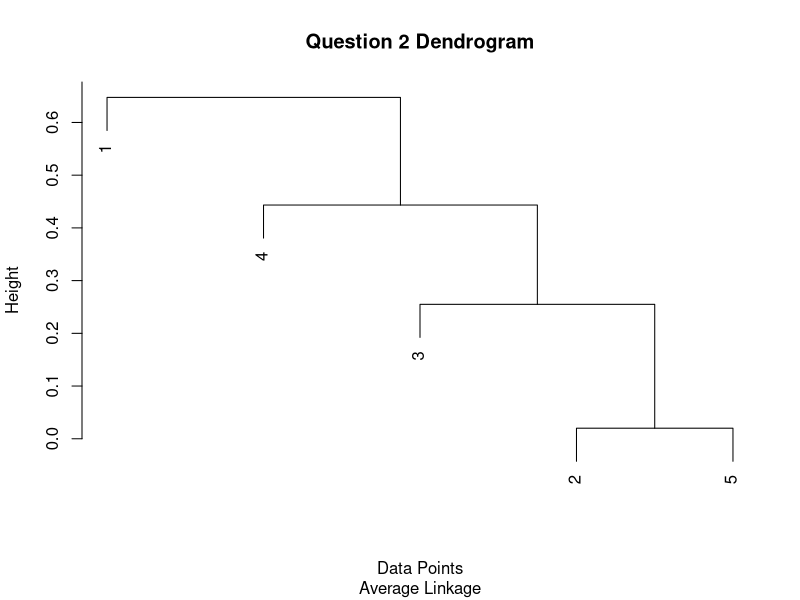

Generate this figure with R:
## ---- chunk 1
knitr::opts_chunk$set(echo = TRUE)
library(knitr)
## ---- chunk 2
p1<- c(0,0,6,2,5)
p2<- c(0,6,6,2,1)
p3<- c(2,4,6,0,3)
p4<- c(1,3,7,0,6)
p5<- c(3,3,4,0,0)
c1<- c(0,0,1,1,1)
c2<- c(0,1,1,1,0)
c3<- c(1,1,1,0,0)
kable(rbind(p1, p2, p3, p4, p5), caption = "Points")
kable(rbind(c1, c2, c3), caption = "Clusters")
## ---- chunk 3
# Cluster 1
ed1<- sqrt(sum((p1-c1)^2))
# Cluster 2
ed2<- sqrt(sum((p1-c2)^2))
# Cluster 3
ed3<- sqrt(sum((p1-c3)^2))
ed1;ed2;ed3
# Result: Point 1 will be grouped with Cluster 1
## ---- chunk 4
# Cluster 1
ed1<- sqrt(sum((p2-c1)^2))
# Cluster 2
ed2<- sqrt(sum((p2-c2)^2))
# Cluster 3
ed3<- sqrt(sum((p2-c3)^2))
ed1;ed2;ed3
# Result: Point 2 will be grouped with Cluster 2
## ---- chunk 5
# Cluster 1
ed1<- sqrt(sum((p3-c1)^2))
# Cluster 2
ed2<- sqrt(sum((p3-c2)^2))
# Cluster 3
ed3<- sqrt(sum((p3-c3)^2))
ed1;ed2;ed3
# Result: Point 3 will be grouped with Cluster 3
## ---- chunk 6
# Cluster 1
ed1<- sqrt(sum((p4-c1)^2))
# Cluster 2
ed2<- sqrt(sum((p4-c2)^2))
# Cluster 3
ed3<- sqrt(sum((p4-c3)^2))
ed1;ed2;ed3
# Result: Point 4 will be grouped with Cluster 1
## ---- chunk 7
# Cluster 1
ed1<- sqrt(sum((p5-c1)^2))
# Cluster 2
ed2<- sqrt(sum((p5-c2)^2))
# Cluster 3
ed3<- sqrt(sum((p5-c3)^2))
ed1;ed2;ed3
# Result: Point 5 will be grouped with Cluster 3
## ---- chunk 8
Q1<- data.frame(point = c(1,2,3,4,5), "grouped with cluster" = c(1,2,3,1,3))
kable(Q1)
## ---- chunk 9
# Cluster 1 -> Includes point 1 and point 4
newc1<- (p1+p4)/2
# Cluster 2 -> Includes point 2
newc2<- (p2)
# Cluster 3 -> Inlcudes point 3 and point 5
newc3<- (p3+p5)/2
kable(data.frame(cluster = c(1,2,3), coordinates = unname(rbind(newc1, newc2, newc3))))
## ---- chunk 10
similarity_matrix <- matrix(c(1.00, 0.10, 0.41, 0.55, 0.35,
                              0.10, 1.00, 0.64, 0.47, 0.98,
                              0.41, 0.64, 1.00, 0.44, 0.85,
                              0.55, 0.47, 0.44, 1.00, 0.76,
                              0.35, 0.98, 0.85, 0.76, 1.00), 
                            nrow = 5, byrow = TRUE)
distance_matrix <- 1 - similarity_matrix

hc <- hclust(as.dist(distance_matrix), method = "average")
plot(hc, main = "Question 2 Dendrogram", xlab = "Data Points", sub = "Average Linkage")
